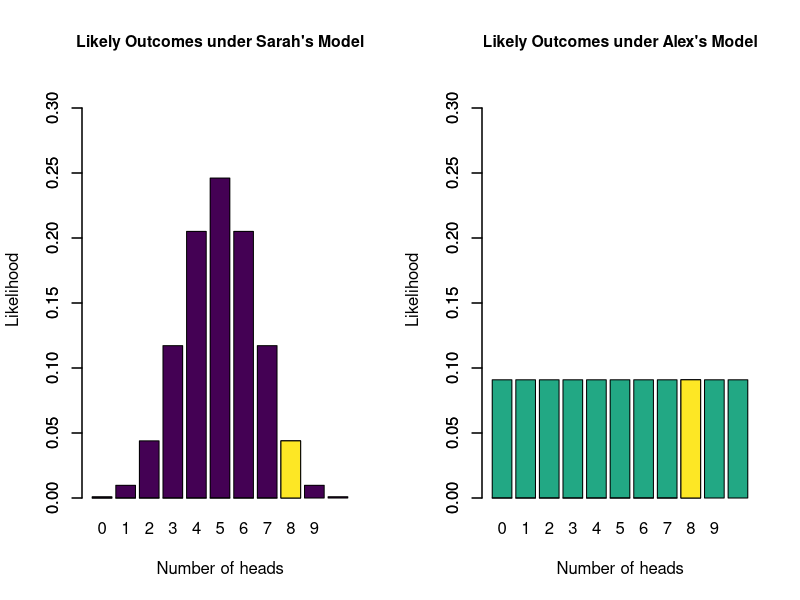

Write the R code that produced this figure.
## ---- chunk 1
par(mfrow = c(1, 2), cex.main = 0.95)
cols <- viridis::viridis(6)
barplot(dbinom(0:10, 10, 0.5), names.arg = 0:10, xlab = "Number of heads", ylab = "Likelihood",
        main = "Likely Outcomes under Sarah's Model", col = cols[1], ylim = c(0,0.32))
barplot(c(rep(0, 8), dbinom(8, 10, 0.5)), add = TRUE, col = cols[6])

barplot(rep(1/11, 11), names.arg = 0:10, xlab = "Number of heads", ylab = "Likelihood",
        main = "Likely Outcomes under Alex's Model", col = cols[4], ylim = c(0,0.32))
barplot(c(rep(0, 8), 1/11), add = TRUE, col = cols[6])
